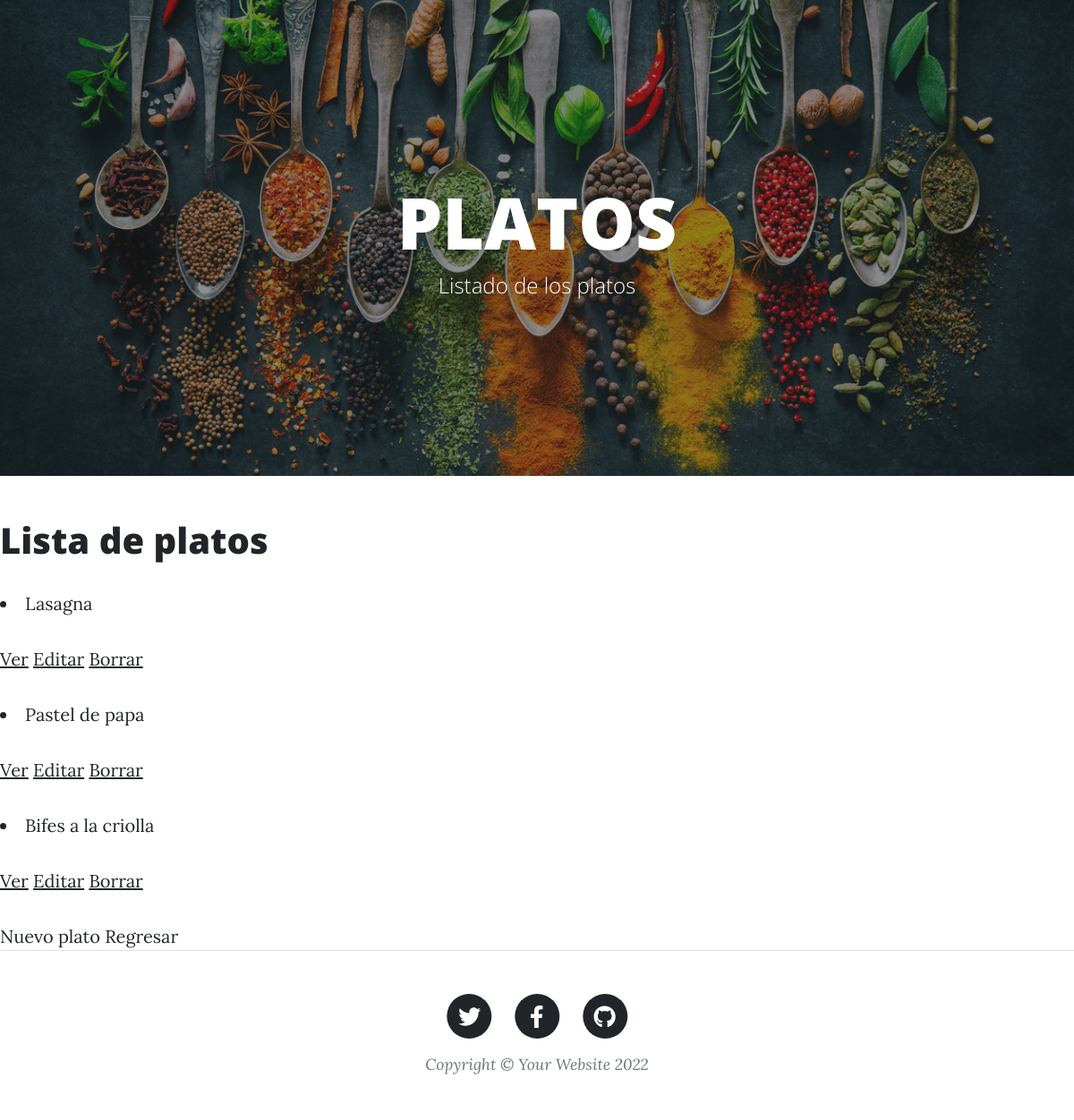
/AppBlog/platos/lista/, run on the app's committed database.
### AppBlog/models.py (models this page shows, shortened)
class Platos(models.Model):
    nombre = models.CharField(max_length=40)
    fecha = models.DateField()
    cocinero = models.CharField(max_length=40)
    receta = models.TextField()

### AppBlog/views.py (the view)
# urls.py: path('platos/lista/', PlatosList.as_view(), name='platosLista'),
class PlatosList(ListView):
    model = Platos
    template_name = "AppBlog/platosLista.html"

### AppBlog/template/AppBlog/platosLista.html (shortened to what this page needs)
<!DOCTYPE html>
<html lang="en">
    <head>
        {% load static %}
        <link href="{% static 'AppBlog/css/styles.css' %}" rel="stylesheet" />
    </head>
    <body>
        <header class="masthead" style="background: url(/static/AppBlog/assets/img/especias.jpg) no-repeat center center;background-size: cover;">
            <div class="container position-relative px-4 px-lg-5">
                <div class="row gx-4 gx-lg-5 justify-content-center">
                    <div class="col-md-10 col-lg-8 col-xl-7">
                        <div class="site-heading">
                            <h1>PLATOS</h1>
                            <span class="subheading">Listado de los platos</span>
                        </div>
                    </div>
                </div>
            </div>
        </header>
        <h1>Lista de platos</h1>
        {% for platos in object_list %}
        <li>{{ platos.nombre}}
            <p>
                <a href="{% url 'platosDetalle' platos.id %}">Ver</a>
                <a href="{% url 'platosEditar' platos.id %}">Editar</a>
                <a href="{% url 'platosBorrar' platos.id %}">Borrar</a>
            </p>
        </li>
        {% endfor %}
        <a href="{% url 'platosNuevo' %}">Nuevo plato</a>
        <a href="{% url 'platos' %}">Regresar</a>
        <footer class="border-top">
            <div class="container px-4 px-lg-5">
                <div class="row gx-4 gx-lg-5 justify-content-center">
                    <div class="col-md-10 col-lg-8 col-xl-7">
                        <ul class="list-inline text-center">
                            <li class="list-inline-item">
                                <a href="#!">
                                    <span class="fa-stack fa-lg">
                                        <i class="fas fa-circle fa-stack-2x"></i>
                                        <i class="fab fa-twitter fa-stack-1x fa-inverse"></i>
                                    </span>
                                </a>
                            </li>
                            <li class="list-inline-item">
                                <a href="#!">
                                    <span class="fa-stack fa-lg">
                                        <i class="fas fa-circle fa-stack-2x"></i>
                                        <i class="fab fa-facebook-f fa-stack-1x fa-inverse"></i>
                                    </span>
                                </a>
                            </li>
                            <li class="list-inline-item">
                                <a href="#!">
                                    <span class="fa-stack fa-lg">
                                        <i class="fas fa-circle fa-stack-2x"></i>
                                        <i class="fab fa-github fa-stack-1x fa-inverse"></i>
                                    </span>
                                </a>
                            </li>
                        </ul>
                        <div class="small text-center text-muted fst-italic">Copyright &copy; Your Website 2022</div>
                    </div>
                </div>
            </div>
        </footer>
    </body>
</html>

### data on the page
Platos: nombre "Lasagna"
Platos: nombre "Pastel de papa"
Platos: nombre "Bifes a la criolla"
